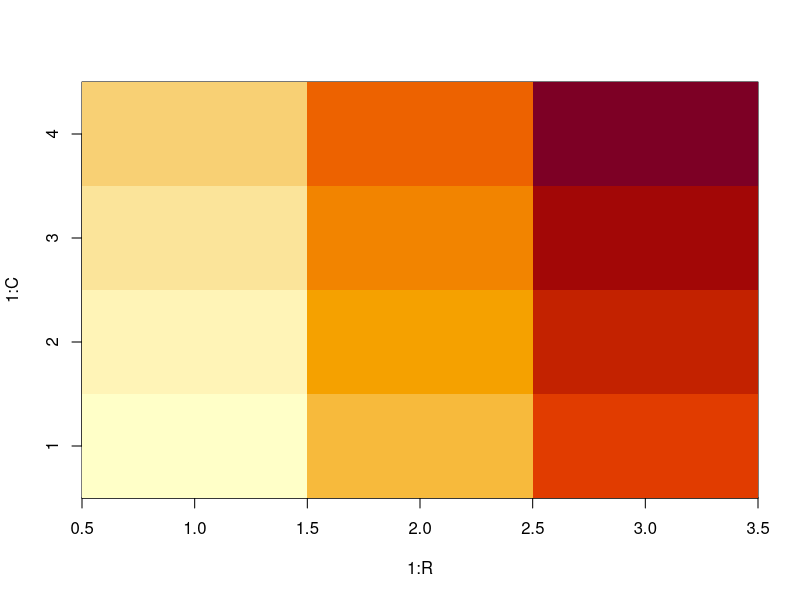
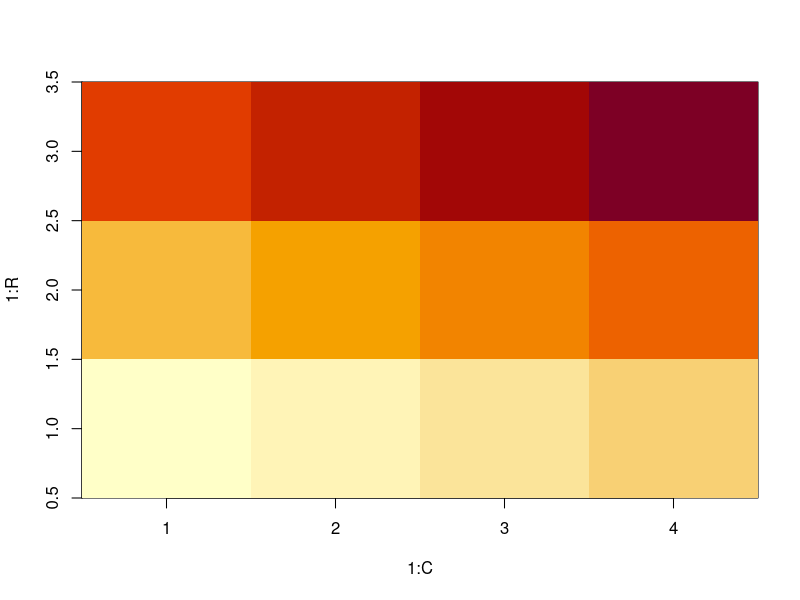
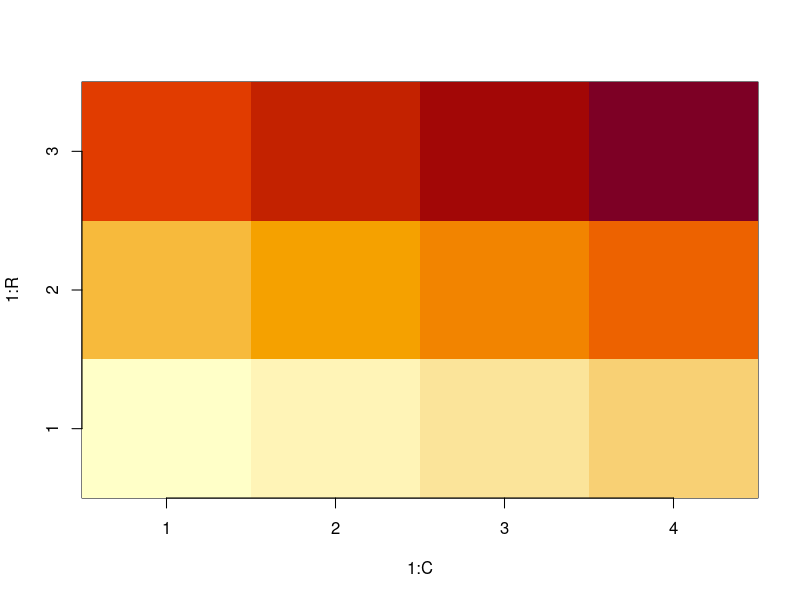
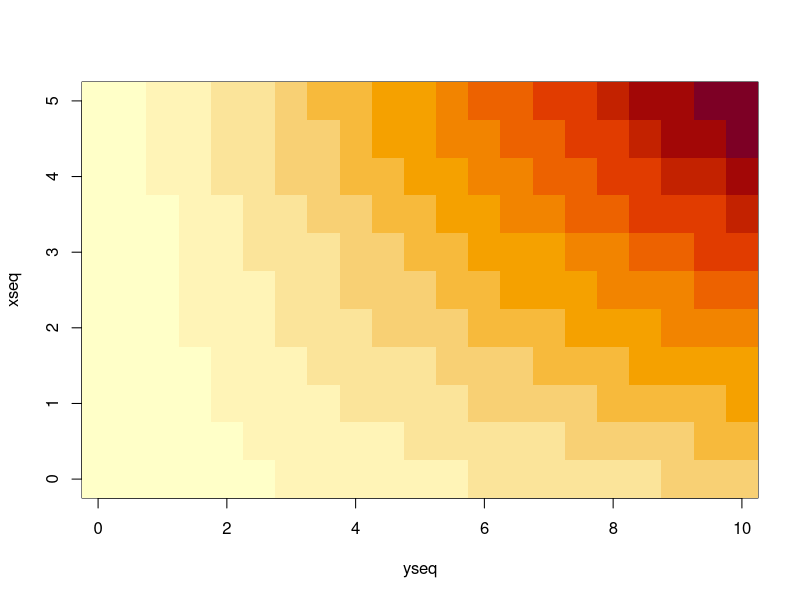
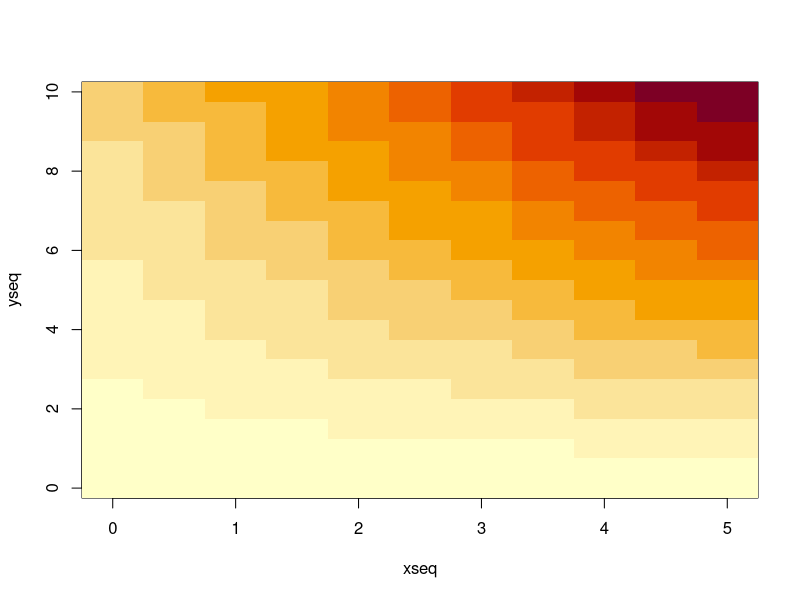

Generate these figures, in order, with R:
# Anaid Garcia
# Project 6
# 12/11/20

task1 <- function(R, C){
#DATA 1
data1 <- c(1,2,"dog", TRUE, FALSE, "fish")
m1 <- matrix(data1, ncol = 3, nrow = 2)
print(m1)

print(paste("Type:", typeof(m1)))
print(class(m1))

#DATA 2
data2 <- c(1,2,16, TRUE, FALSE, TRUE)
m2 <- matrix(data2, ncol = 3, nrow = 2)
print(m2)

print(paste("Type:", typeof(m2)))
print(class(m2))

#DATA 3
data3 <- c(1:(R*C))
m3 <- matrix(data3, ncol = C, nrow = R)
print(m3)

#DATA 3
m4 <- matrix(data3, ncol = C, nrow = R, byrow = TRUE)
print(m4)
}

task2 <- function(R,C){
  values <- 1:(R*C)
  mat <- matrix(values, ncol = C, nrow = R, byrow = TRUE)
  print(mat)
  image(x=1:R, y=1:C, z=mat)
  print(t(mat))
  image(x=1:C, y=1:R, z=t(mat))
  image(x=1:C, y=1:R, z=t(mat), xaxt='n', yaxt='n')
  axis(side = 1, at= 1:C, labels = 1:C)
  axis(side = 2, at= 1:R, labels = 1:R)
}
f <- function(x, y){
  return( (x*y) + (2*y) )
}
task3 <- function(dx,dy,step){
  xseq <- seq(0,dx,step)
  yseq <- seq(0,dy,step)
  
  mat <- matrix(ncol = length(xseq), nrow = length(yseq))
  for(i in 1:length(yseq)){
    for(j in 1:length(xseq)){
      mat[i,j] <- f(xseq[j], yseq[i])
    }
  }
  print(mat)
  image(y=xseq, x=yseq, z=mat)
  image(x=xseq, y=yseq, z=t(mat))
  
  
}
task1(3,4)
task1(2,5)
task2(3,4)
task3(5,10,0.5)

